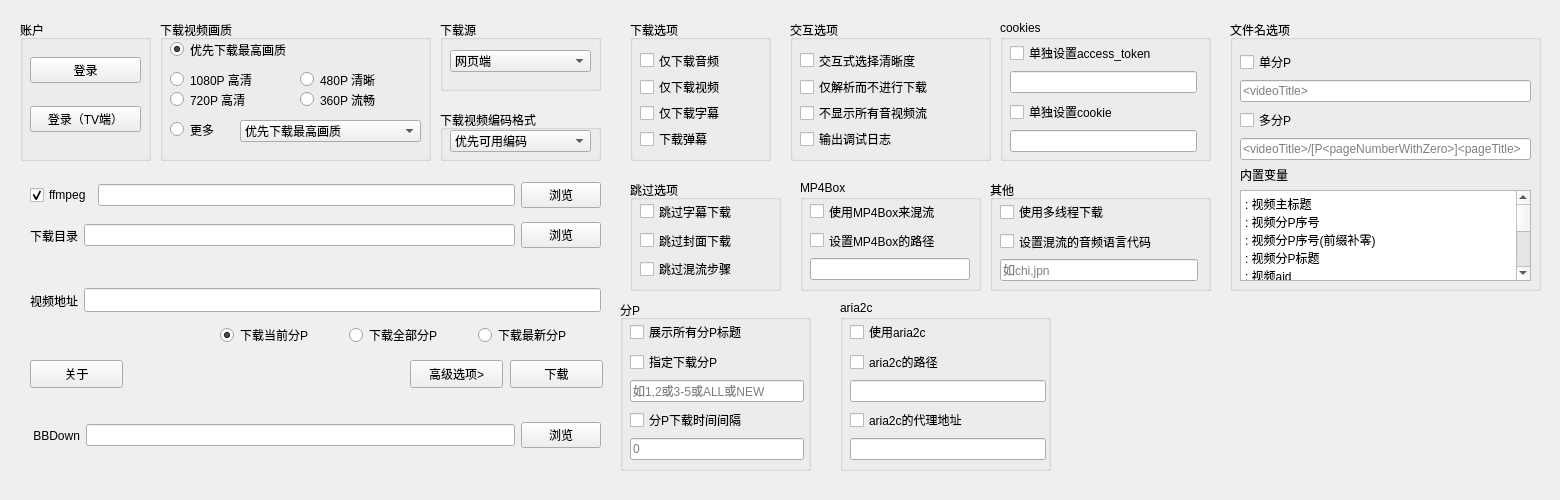
<?xml version="1.0" encoding="UTF-8"?>
<ui version="4.0">
 <class>Form_main</class>
 <widget class="QWidget" name="Form_main">
  <property name="geometry">
   <rect>
    <x>0</x>
    <y>0</y>
    <width>1560</width>
    <height>500</height>
   </rect>
  </property>
  <property name="minimumSize">
   <size>
    <width>620</width>
    <height>400</height>
   </size>
  </property>
  <property name="maximumSize">
   <size>
    <width>1560</width>
    <height>500</height>
   </size>
  </property>
  <property name="windowTitle">
   <string>BBDown - GUI</string>
  </property>
  <widget class="QWidget" name="horizontalLayoutWidget">
   <property name="geometry">
    <rect>
     <x>30</x>
     <y>180</y>
     <width>571</width>
     <height>31</height>
    </rect>
   </property>
   <layout class="QHBoxLayout" name="horizontalLayout">
    <item>
     <widget class="QCheckBox" name="checkBox_ffmpeg">
      <property name="whatsThis">
       <string/>
      </property>
      <property name="text">
       <string>ffmpeg</string>
      </property>
      <property name="checked">
       <bool>true</bool>
      </property>
     </widget>
    </item>
    <item>
     <widget class="QLineEdit" name="lineEdit_ffmpeg">
      <property name="text">
       <string/>
      </property>
      <property name="readOnly">
       <bool>false</bool>
      </property>
     </widget>
    </item>
    <item>
     <widget class="QPushButton" name="pushButton_ffmpeg">
      <property name="enabled">
       <bool>true</bool>
      </property>
      <property name="text">
       <string>浏览</string>
      </property>
     </widget>
    </item>
   </layout>
  </widget>
  <widget class="QWidget" name="horizontalLayoutWidget_3">
   <property name="geometry">
    <rect>
     <x>30</x>
     <y>220</y>
     <width>571</width>
     <height>31</height>
    </rect>
   </property>
   <layout class="QHBoxLayout" name="horizontalLayout_3">
    <item>
     <widget class="QLabel" name="label_dir">
      <property name="text">
       <string>下载目录</string>
      </property>
     </widget>
    </item>
    <item>
     <widget class="QLineEdit" name="lineEdit_dir">
      <property name="text">
       <string/>
      </property>
     </widget>
    </item>
    <item>
     <widget class="QPushButton" name="pushButton_dir">
      <property name="enabled">
       <bool>true</bool>
      </property>
      <property name="text">
       <string>浏览</string>
      </property>
     </widget>
    </item>
   </layout>
  </widget>
  <widget class="QGroupBox" name="groupBox">
   <property name="geometry">
    <rect>
     <x>440</x>
     <y>20</y>
     <width>161</width>
     <height>71</height>
    </rect>
   </property>
   <property name="title">
    <string>下载源</string>
   </property>
   <widget class="QComboBox" name="comboBox_source">
    <property name="geometry">
     <rect>
      <x>10</x>
      <y>30</y>
      <width>141</width>
      <height>22</height>
     </rect>
    </property>
    <item>
     <property name="text">
      <string>网页端</string>
     </property>
    </item>
    <item>
     <property name="text">
      <string>TV端</string>
     </property>
    </item>
    <item>
     <property name="text">
      <string>APP端</string>
     </property>
    </item>
    <item>
     <property name="text">
      <string>国际端</string>
     </property>
    </item>
   </widget>
  </widget>
  <widget class="QGroupBox" name="groupBox_2">
   <property name="geometry">
    <rect>
     <x>440</x>
     <y>110</y>
     <width>161</width>
     <height>51</height>
    </rect>
   </property>
   <property name="title">
    <string>下载视频编码格式</string>
   </property>
   <widget class="QComboBox" name="comboBox_encoding">
    <property name="geometry">
     <rect>
      <x>10</x>
      <y>20</y>
      <width>141</width>
      <height>22</height>
     </rect>
    </property>
    <item>
     <property name="text">
      <string>优先可用编码</string>
     </property>
    </item>
    <item>
     <property name="text">
      <string>AVC</string>
     </property>
    </item>
    <item>
     <property name="text">
      <string>AV1</string>
     </property>
    </item>
    <item>
     <property name="text">
      <string>HEVC</string>
     </property>
    </item>
   </widget>
  </widget>
  <widget class="QGroupBox" name="groupBox_3">
   <property name="geometry">
    <rect>
     <x>20</x>
     <y>20</y>
     <width>131</width>
     <height>141</height>
    </rect>
   </property>
   <property name="title">
    <string>账户</string>
   </property>
   <widget class="QWidget" name="verticalLayoutWidget_3">
    <property name="geometry">
     <rect>
      <x>10</x>
      <y>20</y>
      <width>111</width>
      <height>111</height>
     </rect>
    </property>
    <layout class="QVBoxLayout" name="verticalLayout_4">
     <item>
      <widget class="QPushButton" name="pushButton_login">
       <property name="text">
        <string>登录</string>
       </property>
      </widget>
     </item>
     <item>
      <widget class="QPushButton" name="pushButton_logintv">
       <property name="text">
        <string>登录（TV端）</string>
       </property>
      </widget>
     </item>
    </layout>
   </widget>
  </widget>
  <widget class="QWidget" name="horizontalLayoutWidget_4">
   <property name="geometry">
    <rect>
     <x>30</x>
     <y>280</y>
     <width>571</width>
     <height>41</height>
    </rect>
   </property>
   <layout class="QHBoxLayout" name="horizontalLayout_4">
    <item>
     <widget class="QLabel" name="label_url">
      <property name="text">
       <string>视频地址</string>
      </property>
     </widget>
    </item>
    <item>
     <widget class="QLineEdit" name="lineEdit_url">
      <property name="maximumSize">
       <size>
        <width>16777215</width>
        <height>24</height>
       </size>
      </property>
      <property name="toolTip">
       <string>&lt;html&gt;&lt;head/&gt;&lt;body&gt;&lt;p&gt;视频地址 或 av bv BV ep ss&lt;/p&gt;&lt;/body&gt;&lt;/html&gt;</string>
      </property>
      <property name="whatsThis">
       <string>&lt;html&gt;&lt;head/&gt;&lt;body&gt;&lt;p&gt;&lt;br/&gt;&lt;/p&gt;&lt;/body&gt;&lt;/html&gt;</string>
      </property>
     </widget>
    </item>
   </layout>
  </widget>
  <widget class="QPushButton" name="pushButton_download">
   <property name="geometry">
    <rect>
     <x>510</x>
     <y>360</y>
     <width>93</width>
     <height>28</height>
    </rect>
   </property>
   <property name="text">
    <string>下载</string>
   </property>
  </widget>
  <widget class="QPushButton" name="pushButton_advanced">
   <property name="geometry">
    <rect>
     <x>410</x>
     <y>360</y>
     <width>93</width>
     <height>28</height>
    </rect>
   </property>
   <property name="text">
    <string>高级选项&gt;</string>
   </property>
  </widget>
  <widget class="QPushButton" name="pushButton_about">
   <property name="enabled">
    <bool>true</bool>
   </property>
   <property name="geometry">
    <rect>
     <x>30</x>
     <y>360</y>
     <width>93</width>
     <height>28</height>
    </rect>
   </property>
   <property name="text">
    <string>关于</string>
   </property>
  </widget>
  <widget class="QGroupBox" name="groupBox_4">
   <property name="geometry">
    <rect>
     <x>800</x>
     <y>180</y>
     <width>181</width>
     <height>111</height>
    </rect>
   </property>
   <property name="title">
    <string>MP4Box</string>
   </property>
   <widget class="QWidget" name="verticalLayoutWidget_10">
    <property name="geometry">
     <rect>
      <x>10</x>
      <y>20</y>
      <width>160</width>
      <height>80</height>
     </rect>
    </property>
    <layout class="QVBoxLayout" name="verticalLayout_10">
     <item>
      <widget class="QCheckBox" name="checkBox_mp4box">
       <property name="text">
        <string>使用MP4Box来混流</string>
       </property>
      </widget>
     </item>
     <item>
      <widget class="QCheckBox" name="checkBox_mp4box_path">
       <property name="text">
        <string>设置MP4Box的路径</string>
       </property>
      </widget>
     </item>
     <item>
      <widget class="QLineEdit" name="lineEdit_mp4box_path">
       <property name="toolTip">
        <string>&lt;html&gt;&lt;head/&gt;&lt;body&gt;&lt;p&gt;mp4box的路径&lt;/p&gt;&lt;/body&gt;&lt;/html&gt;</string>
       </property>
       <property name="whatsThis">
        <string>&lt;html&gt;&lt;head/&gt;&lt;body&gt;&lt;p&gt;路径不要包含空格&lt;/p&gt;&lt;/body&gt;&lt;/html&gt;</string>
       </property>
      </widget>
     </item>
    </layout>
   </widget>
  </widget>
  <widget class="QGroupBox" name="groupBox_5">
   <property name="geometry">
    <rect>
     <x>1000</x>
     <y>20</y>
     <width>211</width>
     <height>141</height>
    </rect>
   </property>
   <property name="title">
    <string>cookies</string>
   </property>
   <widget class="QWidget" name="verticalLayoutWidget_13">
    <property name="geometry">
     <rect>
      <x>10</x>
      <y>20</y>
      <width>187</width>
      <height>113</height>
     </rect>
    </property>
    <layout class="QVBoxLayout" name="verticalLayout_13">
     <item>
      <layout class="QVBoxLayout" name="verticalLayout_9">
       <item>
        <widget class="QCheckBox" name="checkBox_token">
         <property name="toolTip">
          <string>&lt;html&gt;&lt;head/&gt;&lt;body&gt;&lt;p&gt;设置access_token用以下载TV/APP接口的会员内容&lt;/p&gt;&lt;/body&gt;&lt;/html&gt;</string>
         </property>
         <property name="text">
          <string>单独设置access_token</string>
         </property>
        </widget>
       </item>
       <item>
        <widget class="QLineEdit" name="lineEdit_token">
         <property name="placeholderText">
          <string/>
         </property>
        </widget>
       </item>
      </layout>
     </item>
     <item>
      <layout class="QVBoxLayout" name="verticalLayout_8">
       <item>
        <widget class="QCheckBox" name="checkBox_c">
         <property name="toolTip">
          <string>&lt;html&gt;&lt;head/&gt;&lt;body&gt;&lt;p&gt;设置字符串cookie用以下载网页接口的会员内容&lt;/p&gt;&lt;/body&gt;&lt;/html&gt;</string>
         </property>
         <property name="text">
          <string>单独设置cookie</string>
         </property>
        </widget>
       </item>
       <item>
        <widget class="QLineEdit" name="lineEdit_c">
         <property name="placeholderText">
          <string/>
         </property>
        </widget>
       </item>
      </layout>
     </item>
    </layout>
   </widget>
  </widget>
  <widget class="QGroupBox" name="groupBox_6">
   <property name="geometry">
    <rect>
     <x>630</x>
     <y>20</y>
     <width>141</width>
     <height>141</height>
    </rect>
   </property>
   <property name="title">
    <string>下载选项</string>
   </property>
   <widget class="QWidget" name="verticalLayoutWidget_6">
    <property name="geometry">
     <rect>
      <x>10</x>
      <y>30</y>
      <width>121</width>
      <height>99</height>
     </rect>
    </property>
    <layout class="QVBoxLayout" name="verticalLayout_6">
     <item>
      <widget class="QCheckBox" name="checkBox_audio_only">
       <property name="text">
        <string>仅下载音频</string>
       </property>
      </widget>
     </item>
     <item>
      <widget class="QCheckBox" name="checkBox_video_only">
       <property name="text">
        <string>仅下载视频</string>
       </property>
      </widget>
     </item>
     <item>
      <widget class="QCheckBox" name="checkBox_sub_only">
       <property name="text">
        <string>仅下载字幕</string>
       </property>
      </widget>
     </item>
     <item>
      <widget class="QCheckBox" name="checkBox_danmaku">
       <property name="text">
        <string>下载弹幕</string>
       </property>
      </widget>
     </item>
    </layout>
   </widget>
  </widget>
  <widget class="QGroupBox" name="groupBox_7">
   <property name="geometry">
    <rect>
     <x>1230</x>
     <y>20</y>
     <width>311</width>
     <height>271</height>
    </rect>
   </property>
   <property name="title">
    <string>文件名选项</string>
   </property>
   <widget class="QWidget" name="verticalLayoutWidget_4">
    <property name="geometry">
     <rect>
      <x>10</x>
      <y>30</y>
      <width>291</width>
      <height>231</height>
     </rect>
    </property>
    <layout class="QVBoxLayout" name="verticalLayout_14">
     <item>
      <layout class="QVBoxLayout" name="verticalLayout">
       <item>
        <widget class="QCheckBox" name="checkBox_F">
         <property name="text">
          <string>单分P</string>
         </property>
        </widget>
       </item>
       <item>
        <widget class="QLineEdit" name="lineEdit_F">
         <property name="placeholderText">
          <string>&lt;videoTitle&gt;</string>
         </property>
        </widget>
       </item>
      </layout>
     </item>
     <item>
      <layout class="QVBoxLayout" name="verticalLayout_2">
       <item>
        <widget class="QCheckBox" name="checkBox_M">
         <property name="text">
          <string>多分P</string>
         </property>
        </widget>
       </item>
       <item>
        <widget class="QLineEdit" name="lineEdit_M">
         <property name="placeholderText">
          <string>&lt;videoTitle&gt;/[P&lt;pageNumberWithZero&gt;]&lt;pageTitle&gt;</string>
         </property>
        </widget>
       </item>
      </layout>
     </item>
     <item>
      <layout class="QVBoxLayout" name="verticalLayout_18">
       <item>
        <widget class="QLabel" name="label_val">
         <property name="text">
          <string>内置变量</string>
         </property>
        </widget>
       </item>
       <item>
        <widget class="QPlainTextEdit" name="plainTextEdit">
         <property name="readOnly">
          <bool>true</bool>
         </property>
         <property name="plainText">
          <string>&lt;videoTitle&gt;: 视频主标题
&lt;pageNumber&gt;: 视频分P序号
&lt;pageNumberWithZero&gt;: 视频分P序号(前缀补零)
&lt;pageTitle&gt;: 视频分P标题
&lt;aid&gt;: 视频aid
&lt;cid&gt;: 视频cid
&lt;dfn&gt;: 视频清晰度
&lt;res&gt;: 视频分辨率
&lt;fps&gt;: 视频帧率
&lt;videoCodecs&gt;: 视频编码
&lt;videoBandwidth&gt;: 视频码率
&lt;audioCodecs&gt;: 音频编码
&lt;audioBandwidth&gt;: 音频码率</string>
         </property>
        </widget>
       </item>
      </layout>
     </item>
    </layout>
   </widget>
  </widget>
  <widget class="QGroupBox" name="groupBox_8">
   <property name="geometry">
    <rect>
     <x>620</x>
     <y>300</y>
     <width>191</width>
     <height>171</height>
    </rect>
   </property>
   <property name="title">
    <string>分P</string>
   </property>
   <widget class="QWidget" name="verticalLayoutWidget_12">
    <property name="geometry">
     <rect>
      <x>10</x>
      <y>20</y>
      <width>174</width>
      <height>141</height>
     </rect>
    </property>
    <layout class="QVBoxLayout" name="verticalLayout_12">
     <item>
      <widget class="QCheckBox" name="checkBox_p_show_all">
       <property name="text">
        <string>展示所有分P标题</string>
       </property>
      </widget>
     </item>
     <item>
      <layout class="QVBoxLayout" name="verticalLayout_5">
       <item>
        <widget class="QCheckBox" name="checkBox_p">
         <property name="toolTip">
          <string>&lt;html&gt;&lt;head/&gt;&lt;body&gt;&lt;p&gt;选择指定分p或分p范围：(-p 8 或 -p 1,2 或 -p 3-5 或 -p ALL)&lt;/p&gt;&lt;/body&gt;&lt;/html&gt;</string>
         </property>
         <property name="text">
          <string>指定下载分P</string>
         </property>
        </widget>
       </item>
       <item>
        <widget class="QLineEdit" name="lineEdit_p">
         <property name="toolTip">
          <string>&lt;html&gt;&lt;head/&gt;&lt;body&gt;&lt;p&gt;选择指定分p或分p范围：(-p 8 或 -p 1,2 或 -p 3-5 或 -p ALL)&lt;/p&gt;&lt;/body&gt;&lt;/html&gt;</string>
         </property>
         <property name="placeholderText">
          <string>如1,2或3-5或ALL或NEW</string>
         </property>
        </widget>
       </item>
      </layout>
     </item>
     <item>
      <layout class="QVBoxLayout" name="verticalLayout_11">
       <item>
        <widget class="QCheckBox" name="checkBox_p_delay">
         <property name="toolTip">
          <string>&lt;html&gt;&lt;head/&gt;&lt;body&gt;&lt;p&gt;设置下载合集分P之间的下载间隔时间(单位: 秒, 默认无间隔)&lt;/p&gt;&lt;/body&gt;&lt;/html&gt;</string>
         </property>
         <property name="text">
          <string>分P下载时间间隔</string>
         </property>
        </widget>
       </item>
       <item>
        <widget class="QLineEdit" name="lineEdit_p_delay">
         <property name="placeholderText">
          <string>0</string>
         </property>
        </widget>
       </item>
      </layout>
     </item>
    </layout>
   </widget>
  </widget>
  <widget class="QGroupBox" name="groupBox_9">
   <property name="geometry">
    <rect>
     <x>790</x>
     <y>20</y>
     <width>201</width>
     <height>141</height>
    </rect>
   </property>
   <property name="title">
    <string>交互选项</string>
   </property>
   <widget class="QWidget" name="verticalLayoutWidget_15">
    <property name="geometry">
     <rect>
      <x>10</x>
      <y>30</y>
      <width>181</width>
      <height>99</height>
     </rect>
    </property>
    <layout class="QVBoxLayout" name="verticalLayout_15">
     <item>
      <widget class="QCheckBox" name="checkBox_ia">
       <property name="text">
        <string>交互式选择清晰度</string>
       </property>
      </widget>
     </item>
     <item>
      <widget class="QCheckBox" name="checkBox_info">
       <property name="text">
        <string>仅解析而不进行下载</string>
       </property>
      </widget>
     </item>
     <item>
      <widget class="QCheckBox" name="checkBox_hs">
       <property name="text">
        <string>不显示所有音视频流</string>
       </property>
      </widget>
     </item>
     <item>
      <widget class="QCheckBox" name="checkBox_debug">
       <property name="text">
        <string>输出调试日志</string>
       </property>
      </widget>
     </item>
    </layout>
   </widget>
  </widget>
  <widget class="QGroupBox" name="groupBox_10">
   <property name="geometry">
    <rect>
     <x>630</x>
     <y>180</y>
     <width>151</width>
     <height>111</height>
    </rect>
   </property>
   <property name="title">
    <string>跳过选项</string>
   </property>
   <widget class="QWidget" name="verticalLayoutWidget_16">
    <property name="geometry">
     <rect>
      <x>10</x>
      <y>20</y>
      <width>131</width>
      <height>80</height>
     </rect>
    </property>
    <layout class="QVBoxLayout" name="verticalLayout_16">
     <item>
      <widget class="QCheckBox" name="checkBox_skip_subtitle">
       <property name="text">
        <string>跳过字幕下载</string>
       </property>
      </widget>
     </item>
     <item>
      <widget class="QCheckBox" name="checkBox_skip_cover">
       <property name="text">
        <string>跳过封面下载</string>
       </property>
      </widget>
     </item>
     <item>
      <widget class="QCheckBox" name="checkBox_skip_mux">
       <property name="text">
        <string>跳过混流步骤</string>
       </property>
      </widget>
     </item>
    </layout>
   </widget>
  </widget>
  <widget class="QGroupBox" name="groupBox_11">
   <property name="geometry">
    <rect>
     <x>990</x>
     <y>180</y>
     <width>221</width>
     <height>111</height>
    </rect>
   </property>
   <property name="title">
    <string>其他</string>
   </property>
   <widget class="QWidget" name="verticalLayoutWidget_17">
    <property name="geometry">
     <rect>
      <x>10</x>
      <y>20</y>
      <width>198</width>
      <height>81</height>
     </rect>
    </property>
    <layout class="QVBoxLayout" name="verticalLayout_17">
     <item>
      <widget class="QCheckBox" name="checkBox_mt">
       <property name="text">
        <string>使用多线程下载</string>
       </property>
       <property name="checked">
        <bool>false</bool>
       </property>
      </widget>
     </item>
     <item>
      <widget class="QCheckBox" name="checkBox_language">
       <property name="toolTip">
        <string>&lt;html&gt;&lt;head/&gt;&lt;body&gt;&lt;p&gt;设置混流的音频语言(代码)，如chi, jpn等&lt;/p&gt;&lt;/body&gt;&lt;/html&gt;</string>
       </property>
       <property name="text">
        <string>设置混流的音频语言代码</string>
       </property>
      </widget>
     </item>
     <item>
      <widget class="QLineEdit" name="lineEdit_language">
       <property name="placeholderText">
        <string>如chi,jpn</string>
       </property>
      </widget>
     </item>
    </layout>
   </widget>
  </widget>
  <widget class="QWidget" name="horizontalLayoutWidget_5">
   <property name="geometry">
    <rect>
     <x>30</x>
     <y>420</y>
     <width>571</width>
     <height>31</height>
    </rect>
   </property>
   <layout class="QHBoxLayout" name="horizontalLayout_5">
    <item>
     <widget class="QLabel" name="label_bbdown">
      <property name="text">
       <string> BBDown</string>
      </property>
     </widget>
    </item>
    <item>
     <widget class="QLineEdit" name="lineEdit_bbdown"/>
    </item>
    <item>
     <widget class="QPushButton" name="pushButton_bbdown">
      <property name="text">
       <string>浏览</string>
      </property>
     </widget>
    </item>
   </layout>
  </widget>
  <widget class="QWidget" name="horizontalLayoutWidget_2">
   <property name="geometry">
    <rect>
     <x>220</x>
     <y>320</y>
     <width>381</width>
     <height>31</height>
    </rect>
   </property>
   <layout class="QHBoxLayout" name="horizontalLayout_2">
    <item>
     <widget class="QRadioButton" name="radioButton_p_current">
      <property name="text">
       <string>下载当前分P</string>
      </property>
      <property name="checked">
       <bool>true</bool>
      </property>
     </widget>
    </item>
    <item>
     <widget class="QRadioButton" name="radioButton_p_all">
      <property name="text">
       <string>下载全部分P</string>
      </property>
     </widget>
    </item>
    <item>
     <widget class="QRadioButton" name="radioButton_p_new">
      <property name="text">
       <string>下载最新分P</string>
      </property>
     </widget>
    </item>
   </layout>
  </widget>
  <widget class="QGroupBox" name="groupBox_14">
   <property name="geometry">
    <rect>
     <x>160</x>
     <y>20</y>
     <width>271</width>
     <height>141</height>
    </rect>
   </property>
   <property name="title">
    <string>下载视频画质</string>
   </property>
   <widget class="QRadioButton" name="radioButton_dfn_480P">
    <property name="geometry">
     <rect>
      <x>140</x>
      <y>50</y>
      <width>120</width>
      <height>19</height>
     </rect>
    </property>
    <property name="text">
     <string>480P 清晰</string>
    </property>
   </widget>
   <widget class="QRadioButton" name="radioButton_dfn_more">
    <property name="geometry">
     <rect>
      <x>10</x>
      <y>100</y>
      <width>61</width>
      <height>19</height>
     </rect>
    </property>
    <property name="text">
     <string>更多</string>
    </property>
   </widget>
   <widget class="QRadioButton" name="radioButton_dfn_priority">
    <property name="geometry">
     <rect>
      <x>10</x>
      <y>20</y>
      <width>249</width>
      <height>19</height>
     </rect>
    </property>
    <property name="text">
     <string>优先下载最高画质</string>
    </property>
    <property name="checked">
     <bool>true</bool>
    </property>
   </widget>
   <widget class="QRadioButton" name="radioButton_dfn_1080P">
    <property name="geometry">
     <rect>
      <x>10</x>
      <y>50</y>
      <width>119</width>
      <height>19</height>
     </rect>
    </property>
    <property name="text">
     <string>1080P 高清</string>
    </property>
   </widget>
   <widget class="QRadioButton" name="radioButton_dfn_360P">
    <property name="geometry">
     <rect>
      <x>140</x>
      <y>70</y>
      <width>120</width>
      <height>19</height>
     </rect>
    </property>
    <property name="text">
     <string>360P 流畅</string>
    </property>
   </widget>
   <widget class="QRadioButton" name="radioButton_dfn_720P">
    <property name="geometry">
     <rect>
      <x>10</x>
      <y>70</y>
      <width>119</width>
      <height>19</height>
     </rect>
    </property>
    <property name="text">
     <string>720P 高清</string>
    </property>
   </widget>
   <widget class="QComboBox" name="comboBox_dfn_more">
    <property name="geometry">
     <rect>
      <x>80</x>
      <y>100</y>
      <width>181</width>
      <height>22</height>
     </rect>
    </property>
    <item>
     <property name="text">
      <string>优先下载最高画质</string>
     </property>
    </item>
    <item>
     <property name="text">
      <string>8K 超高清</string>
     </property>
    </item>
    <item>
     <property name="text">
      <string>杜比视界</string>
     </property>
    </item>
    <item>
     <property name="text">
      <string>HDR 真彩</string>
     </property>
    </item>
    <item>
     <property name="text">
      <string>4K 超清</string>
     </property>
    </item>
    <item>
     <property name="text">
      <string>1080P 高帧率</string>
     </property>
    </item>
    <item>
     <property name="text">
      <string>1080P 高码率</string>
     </property>
    </item>
    <item>
     <property name="text">
      <string>720P 高帧率</string>
     </property>
    </item>
   </widget>
  </widget>
  <widget class="QGroupBox" name="groupBox_12">
   <property name="geometry">
    <rect>
     <x>840</x>
     <y>300</y>
     <width>211</width>
     <height>171</height>
    </rect>
   </property>
   <property name="title">
    <string>aria2c</string>
   </property>
   <widget class="QWidget" name="verticalLayoutWidget_7">
    <property name="geometry">
     <rect>
      <x>10</x>
      <y>20</y>
      <width>196</width>
      <height>141</height>
     </rect>
    </property>
    <layout class="QVBoxLayout" name="verticalLayout_19">
     <item>
      <widget class="QCheckBox" name="checkBox_use_aria2c">
       <property name="text">
        <string>使用aria2c</string>
       </property>
      </widget>
     </item>
     <item>
      <widget class="QCheckBox" name="checkBox_aria2c_path">
       <property name="text">
        <string>aria2c的路径</string>
       </property>
      </widget>
     </item>
     <item>
      <widget class="QLineEdit" name="lineEdit_aria2c_path">
       <property name="text">
        <string/>
       </property>
       <property name="readOnly">
        <bool>false</bool>
       </property>
      </widget>
     </item>
     <item>
      <widget class="QCheckBox" name="checkBox_aria2c_proxy">
       <property name="toolTip">
        <string>&lt;html&gt;&lt;head/&gt;&lt;body&gt;&lt;p&gt;调用aria2c进行下载时的代理地址配置&lt;/p&gt;&lt;/body&gt;&lt;/html&gt;</string>
       </property>
       <property name="text">
        <string>aria2c的代理地址</string>
       </property>
      </widget>
     </item>
     <item>
      <widget class="QLineEdit" name="lineEdit_aria2c_proxy">
       <property name="toolTip">
        <string>&lt;html&gt;&lt;head/&gt;&lt;body&gt;&lt;p&gt;调用aria2c进行下载时的代理地址配置&lt;/p&gt;&lt;/body&gt;&lt;/html&gt;</string>
       </property>
      </widget>
     </item>
    </layout>
   </widget>
  </widget>
 </widget>
 <resources/>
 <connections/>
</ui>
